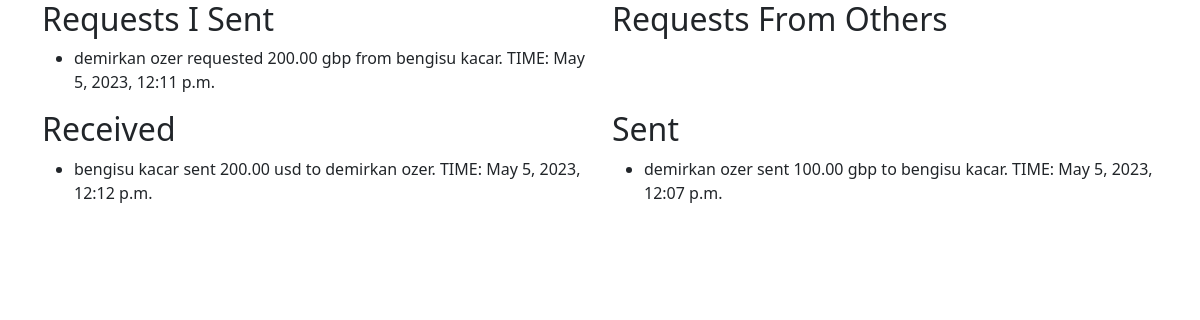
/accounts/notifications/ (signed in), run on the app's committed database.
### payapp/models.py (models this page shows, shortened)
class RequestMoney(models.Model):
    created_at = models.DateTimeField(auto_now_add=True)
    requester = models.ForeignKey(User, on_delete=models.CASCADE, related_name='requests_sent')
    requestee = models.ForeignKey(User, on_delete=models.CASCADE, related_name='requests_received')
    amount = models.DecimalField(max_digits=12, decimal_places=2)
    accepted_at = models.DateTimeField(null=True)
    declined_at = models.DateTimeField(null=True)
    def __str__(self):
        return f"{self.requester.account.full_name} requested {self.amount} {self.requester.account.currency} from {self.requestee.account.full_name}."

class Account(models.Model):
    created_at = models.DateTimeField(auto_now_add=True)
    updated_at = models.DateTimeField(auto_now=True)
    CURRENCY_TYPES = (
        ("usd", "usd"),
        ("gbp", "gbp"),
        ("eur", "eur"),
    )
    user = models.OneToOneField(User, on_delete=models.CASCADE, related_name="account")
    currency = models.CharField(choices=CURRENCY_TYPES, max_length=3)
    amount = models.DecimalField(max_digits=12, decimal_places=2, default=get_account_default)
    @property
    def full_name(self):
        return f"{self.user.first_name} {self.user.last_name}"

class TransferMoney(models.Model):
    created_at = models.DateTimeField(auto_now_add=True)
    from_user = models.ForeignKey(User, on_delete=models.CASCADE, related_name="transfers_sent")
    to_user = models.ForeignKey(User, on_delete=models.CASCADE, related_name="transfers_received")
    amount = models.DecimalField(max_digits=12, decimal_places=2)
    def __str__(self):
        return f"{self.from_user.account.full_name} sent {self.amount} {self.from_user.account.currency} to {self.to_user.account.full_name}."

### payapp/views.py (the view, shortened to what this page needs)
# urls.py: path('accounts/notifications/', payapp.notifications, name='notifications'),
@login_required
def notifications(request):
    claimed_transactions = RequestMoney.objects.filter(requester=request.user).order_by('-created_at')
    requested_transactions = RequestMoney.objects.filter(requestee=request.user, declined_at__isnull=True, accepted_at__isnull=True).order_by('-created_at')
    received_transactions = TransferMoney.objects.filter(to_user=request.user).order_by('-created_at')
    sent_transactions = TransferMoney.objects.filter(from_user=request.user).order_by('-created_at')
    if request.method == 'GET':
        return render(request, 'payapp/notifications.html', {'REQUESTED_TRANSACTIONS': requested_transactions, 'RECEIVED_TRANSACTIONS': received_transactions, 'SENT_TRANSACTIONS': sent_transactions, 'CLAIMED_TRANSACTIONS': claimed_transactions})

### templates/payapp/notifications.html (shortened to what this page needs)
<html>
<head>
  <link href="https://cdn.jsdelivr.net/npm/bootstrap@5.2.3/dist/css/bootstrap.min.css" rel="stylesheet">
</head>
<body>
<div class="container">
{% block content %}
<div class="row">
  <div class="col-md-6">
    <h2>Requests I Sent</h2>
    <ul>
      {% for notification in CLAIMED_TRANSACTIONS %}
      <li>{{ notification }} TIME: {{ notification.created_at }}</li>
      {% endfor %}
    </ul>
  </div>
  <div class="col-md-6">
    <h2>Requests From Others</h2>
  </div>
  <div class="col-md-6">
    <h2>Received</h2>
    <ul>
      {% for notification in RECEIVED_TRANSACTIONS %}
      <li>{{ notification }} TIME: {{ notification.created_at }}</li>
      {% endfor %}
    </ul>
  </div>
  <div class="col-md-6">
    <h2>Sent</h2>
    <ul>
      {% for notification in SENT_TRANSACTIONS %}
      <li>{{ notification }} TIME: {{ notification.created_at }}</li>
      {% endfor %}
    </ul>
  </div>
</div>
{% endblock %}
</div>
</body>
</html>

### data on the page
RequestMoney: requester+amount+requestee "demirkan ozer requested 200.00 gbp from bengisu kacar.", created_at "May 5, 2023, 12:11 p.m."
TransferMoney: from_user+amount+to_user "bengisu kacar sent 200.00 usd to demirkan ozer.", created_at "May 5, 2023, 12:12 p.m."
TransferMoney: from_user+amount+to_user "demirkan ozer sent 100.00 gbp to bengisu kacar.", created_at "May 5, 2023, 12:07 p.m."
